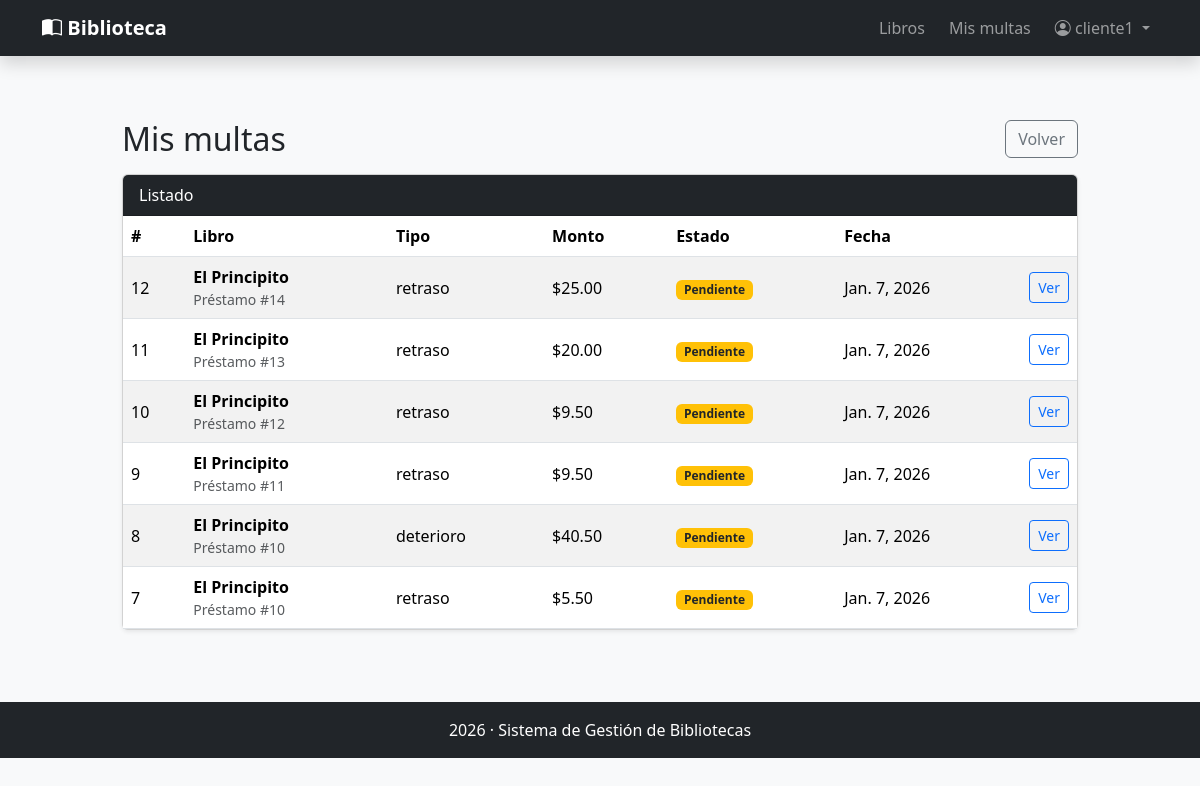
The app's page /mis-multas/ (signed in), older data.
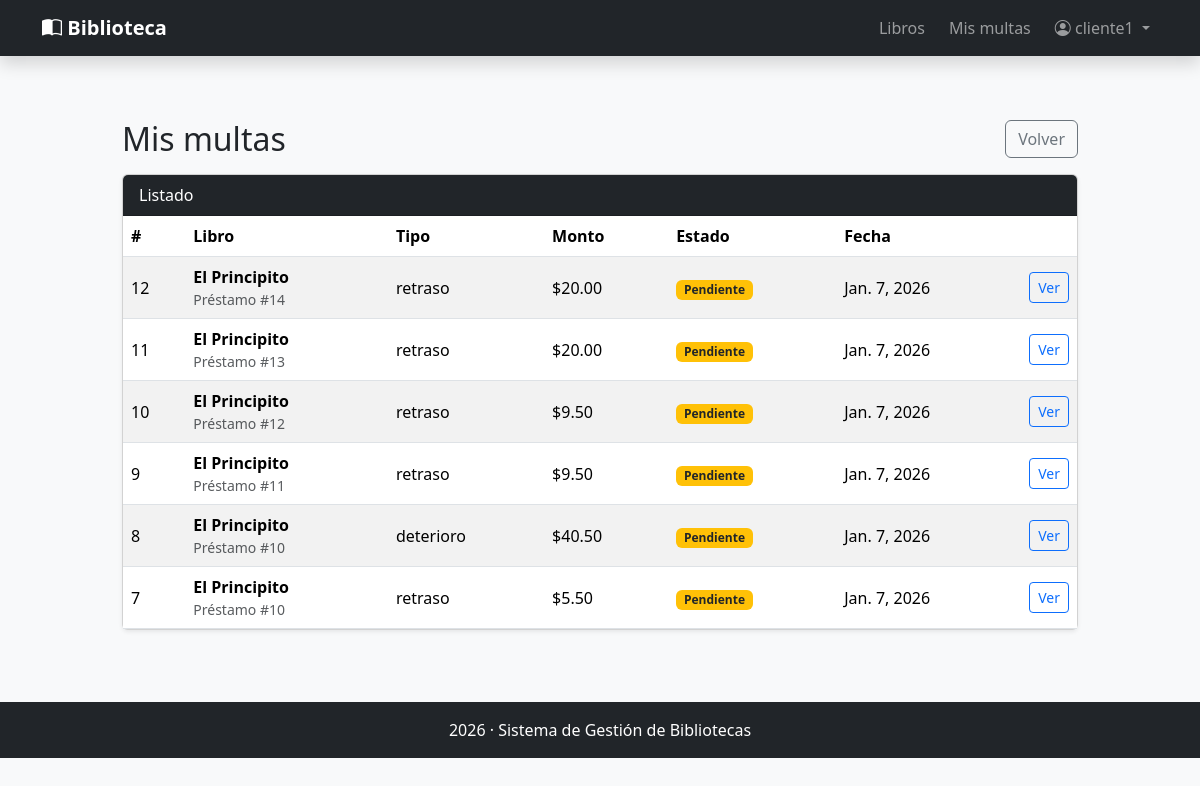
The same page, newer data.
### gestion/models.py (models this page shows, shortened)
class Multa(models.Model):
    prestamo = models.ForeignKey(Prestamo,related_name="Multas", on_delete=models.PROTECT)
    tipo = models.CharField(max_length=10, choices=(('r','retraso'),('p','perdida'),('d','deterioro'))) #Choices se debe de definir como tupla de tuplas
    monto = models.DecimalField(max_digits=8, decimal_places=2, default=0)
    pagada = models.BooleanField(default=False)
    fecha = models.DateField(default=timezone.now)
    fechaPago = models.DateTimeField(blank=True, null=True)
    cerrada = models.BooleanField(default=False)
    class Meta:
        constraints = [
            models.UniqueConstraint(fields=["prestamo", "tipo"], name="uniq_multa_por_prestamo_y_tipo"),
        ]

class Prestamo(models.Model):
    libro = models.ForeignKey(Libro,related_name="Prestamos",on_delete=models.PROTECT)
    usuario = models.ForeignKey(settings.AUTH_USER_MODEL, related_name="Prestamos", on_delete=models.PROTECT)  #Usuarios propios de Django, se importa desde el modelo de settings
    fecha_prestamos = models.DateField(default=timezone.now) #Usa la fecha del equipo actual
    fecha_max = models.DateField()
    fecha_devolucion = models.DateField(blank= True,null=True) #Para que me permita crear con datos en blanco en esta campo
    class Meta:
        permissions = (
            ("Ver_prestamos", "Puede ver prestamos"),
            ("gestionar_prestamos","Puede gestionar prestamos"),
            ("gestionar_libros","Puede gestionar libros"),
        )

class Libro(models.Model):
    titulo = models.CharField(max_length=50)
    autor = models.ForeignKey(Autor,related_name="Libros", on_delete=models.PROTECT)    #Aqui en vez de one2many, las relaciones se hacen con llaves
    isbn = models.CharField(max_length=20, blank=True, null=True,unique=True)
    paginas = models.IntegerField(blank=True, null=True)
    genero = models.CharField(max_length=100, blank=True, null=True)
    descripcion = models.TextField(blank=True, null=True)
    editorial = models.CharField(max_length=100, blank=True, null=True)
    coverId = models.IntegerField(blank=True, null=True)
    stock = models.PositiveIntegerField(default=1)
    disponible = models.BooleanField(default=True)
    activo = models.BooleanField(default=True)

### gestion/views.py (the view)
# urls.py: path("mis-multas/", mis_multas, name="mis_multas"),
@login_required
@user_passes_test(es_cliente)
def mis_multas(request):
    multas = (Multa.objects
              .filter(prestamo__usuario=request.user)
              .select_related("prestamo", "prestamo__libro", "prestamo__usuario")
              .order_by("-pagada", "-fecha", "-id"))
    return render(request, "gestion/templates/mis_multas.html", {"multas": multas})

### gestion/views.py (called while the page is built)
def es_cliente(user):
    return user.is_authenticated and user.groups.filter(name="CLIENTE").exists()

### gestion/templates/mis_multas.html (shortened to what this page needs)
{% extends "index.html" %}
{% block contenido %}
<div class="container py-4" style="max-width: 980px;">
  <div class="d-flex justify-content-between align-items-center mb-3">
    <h2 class="m-0">Mis multas</h2>
    <a class="btn btn-outline-secondary" href="{% url 'index' %}">Volver</a>
  </div>
  {% if multas %}
    <div class="card shadow-sm">
      <div class="card-header bg-dark text-white">Listado</div>
      <div class="card-body p-0">
        <div class="table-responsive">
          <table class="table table-striped mb-0 align-middle">
            <thead>
              <tr>
                <th>#</th>
                <th>Libro</th>
                <th>Tipo</th>
                <th>Monto</th>
                <th>Estado</th>
                <th>Fecha</th>
                <th style="width: 1%"></th>
              </tr>
            </thead>
            <tbody>
              {% for m in multas %}
                <tr>
                  <td>{{ m.id }}</td>
                  <td>
                    <div class="fw-semibold">{{ m.prestamo.libro.titulo }}</div>
                    <div class="text-muted small">Préstamo #{{ m.prestamo.id }}</div>
                  </td>
                  <td>{{ m.get_tipo_display }}</td>
                  <td>${{ m.monto }}</td>
                  <td>
                    {% if m.pagada %}
                      <span class="badge bg-success">Pagada</span>
                    {% else %}
                      <span class="badge bg-warning text-dark">Pendiente</span>
                    {% endif %}
                  </td>
                  <td>
                    {{ m.fecha }}
                  </td>
                  <td class="text-end">
                    <a class="btn btn-sm btn-outline-primary" href="{% url 'mi_multa_detalle' m.id %}">Ver</a>
                  </td>
                </tr>
              {% endfor %}
            </tbody>
          </table>
        </div>
      </div>
    </div>
  {% else %}
    <div class="alert alert-info mb-0">
      No tienes multas registradas.
    </div>
  {% endif %}
</div>
{% endblock %}

Row changes from the older to the newer data that the page shows:
changed Multa id 12: monto "25.00" → "20.00"
